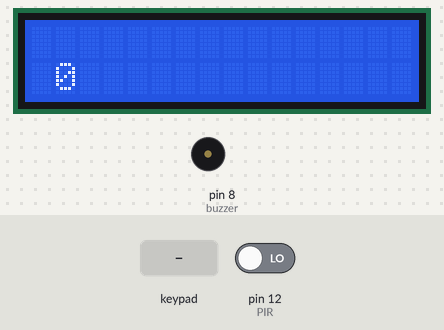
A sketch run on a simulated Arduino Mega 2560, built with avr-gcc and run on an emulated ATmega2560. Shown: 16×2 character LCD, buzzer (waves = sounding, pin HIGH). Inputs (shaded band) come from the test bench; at power-on: pin 12 (PIR) LOW.

Above: at 1.2 s.
1.3 s: keypad keys 4 6 4 7 4 8 4 9 # pressed 0.4 s apart
At 5.7 s:
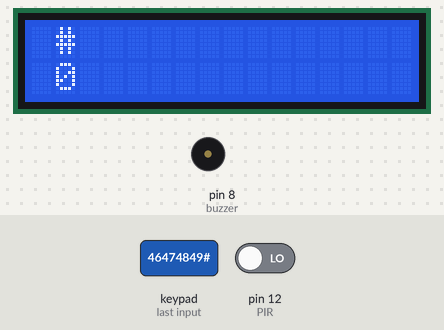
6.4 s: key 'A' pressed
At 7.7 s:
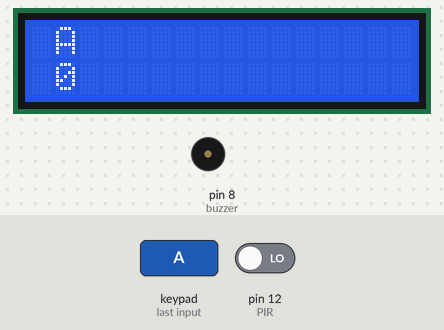
8.0 s: key 'B' pressed
At 9.0 s:
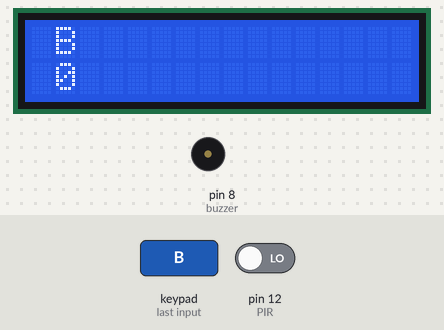
9.6 s: keypad keys 4 6 4 7 4 8 4 9 * pressed 0.4 s apart
At 13.2 s:
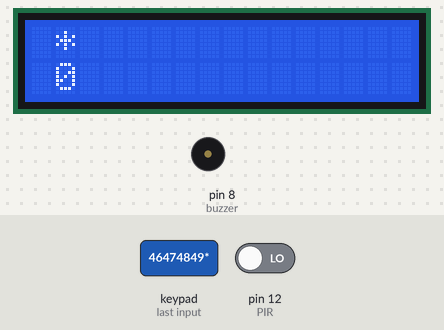
14.7 s: key 'C' pressed
At 15.3 s:
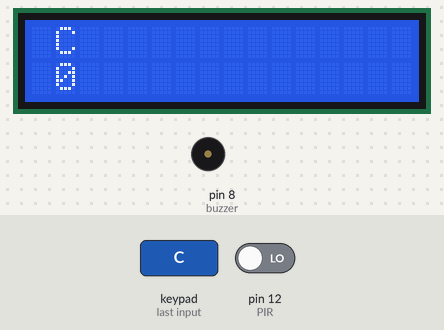
16.3 s: keypad keys 4 6 4 7 4 8 4 9 D pressed 0.4 s apart
At 19.55 s:
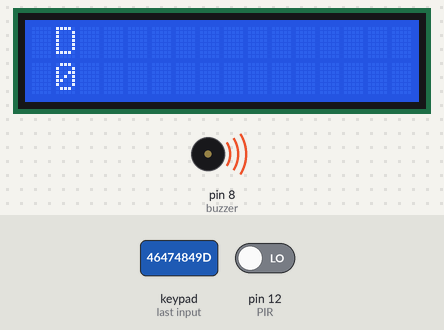
Timing chart, 0 to 21.1 s (numbered marks = the images above; inputs shaded):
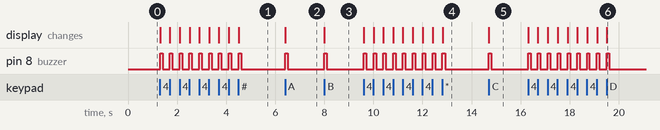

Measured:
- after the input at 1.3 s, pin 8 (buzzer): alternates HIGH for 0.10 s and LOW for 0.30 s, 18 changes in all, then stays LOW, starting at once; the display: first changes at once (image 1 shows a later state)
- after the input at 6.4 s, pin 8 (buzzer): LOW → HIGH at once, → LOW 0.10 s later; the display: changes at once (image 2)
- after the input at 8.0 s, pin 8 (buzzer): LOW → HIGH at once, → LOW 0.10 s later; the display: changes at once (image 3)
- after the input at 9.6 s, pin 8 (buzzer): alternates HIGH for 0.10 s and LOW for 0.30 s, 18 changes in all, then stays LOW, starting at once; the display: first changes at once (image 4 shows a later state)
- after the input at 14.7 s, pin 8 (buzzer): LOW → HIGH at once, → LOW 0.10 s later; the display: changes at once (image 5)
- after the input at 16.3 s, pin 8 (buzzer): alternates HIGH for 0.10 s and LOW for 0.30 s, 18 changes in all, then stays LOW, starting at once; the display: first changes at once (image 6 shows a later state)

The sketch:

alarme_residencial.ino
```cpp
/*
 * Projeto de Alarme Residencial
 *
 * created October 2019
 * by Júlia Wotzasek Pereira & Matheus Augusto dos Santos
 *
 */

// Bibliotecas Utilizadas
#include <Wire.h>
#include <LiquidCrystal_I2C.h>
#include <Keypad.h>

LiquidCrystal_I2C lcd(0x27,16,2);

// Definição das constantes referentes aos componetes do circuito
const int buzzer = 8;
const int PIR = 12;

// Inicialização do teclado
const byte linhas = 4; // 4 linhas
const byte colunas = 4; // 4 colunas

// teclado matricial
char matrizteclado[linhas][colunas] {
  {'1','2','3','A'},
  {'4','5','6','B'},
  {'7','8','9','C'},
  {'*','0','#','D'}
};
byte pinoslinhas[linhas] = {46,47,48,49};
byte pinoscolunas[colunas] = {50,51,52,53};

// inicializa o teclado
Keypad teclado = Keypad( makeKeymap(matrizteclado), pinoslinhas, pinoscolunas, linhas, colunas );
int tom;


// Procedimento para leitura do teclado
int leDigito(){
  char digito = teclado.getKey();
  if(!digito){
    return -1; // não é um digito
  }
  else{
    //lcd.clear();
    lcd.setCursor(1,0);
    lcd.print(digito);
    int d = (int)digito;
    tom = 420 + 100 * (d - 48);
    digitalWrite(buzzer,HIGH);
    delayMicroseconds(tom);
    delay(100);
    digitalWrite(buzzer,LOW);
    delayMicroseconds(tom);
    delay(100);
    //lcd.clear();
    return d - 48;
  }
}

// Setup do jogo
void setup(){
  // Buzzer
  pinMode(buzzer,OUTPUT);

  // Display LCD
  lcd.init();
  lcd.setBacklight(HIGH);

}

// Loop Principal
void loop(){
  // Le teclado
  int digito,pir;
  digito = leDigito();
  pir = digitalRead(PIR);
  lcd.setCursor(1,1);
  lcd.print(pir);

  if(pir){
    digitalWrite(buzzer,HIGH);
  }else{
    digitalWrite(buzzer,LOW);
  }


}
```
